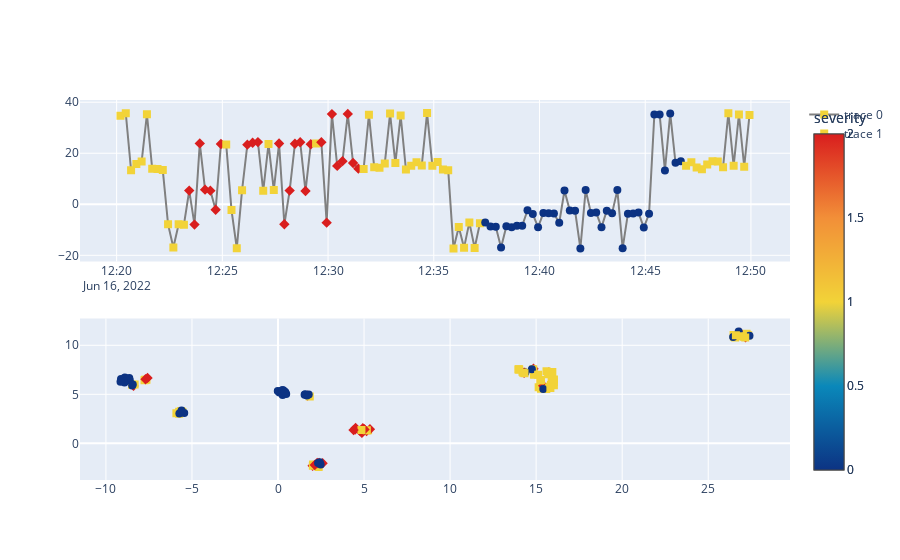

Notebook code cell kept with this figure:
### Code cell
sub_fig.add_trace(scatter_ts, row=1, col=1)
sub_fig.add_trace(scatter_2D, row=2, col=1)
